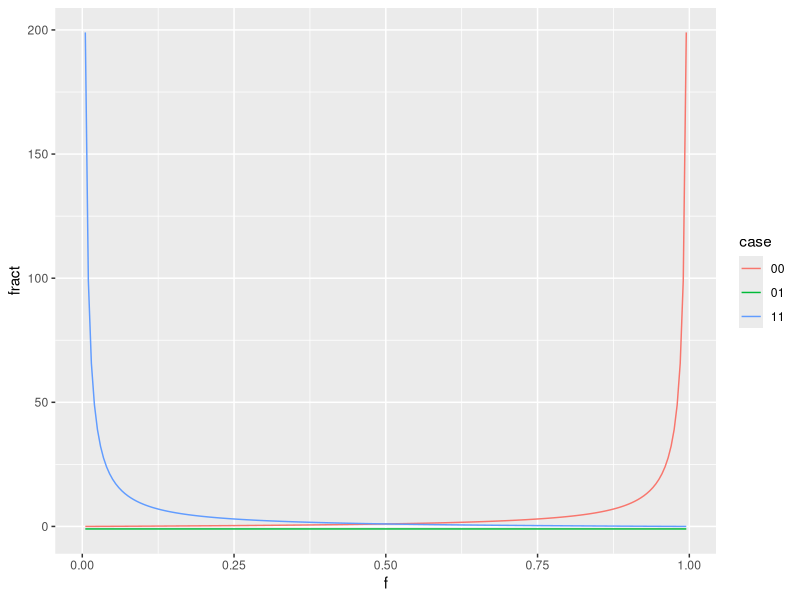
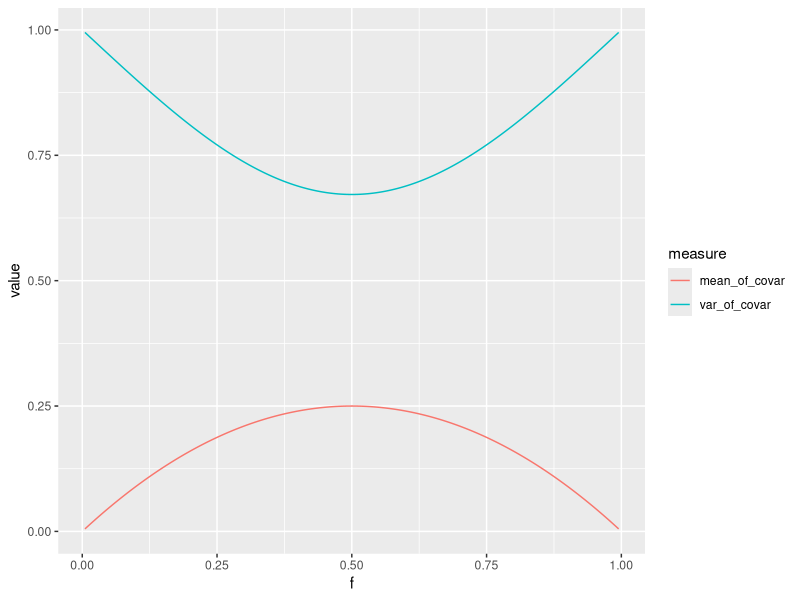

These figures' R source, in order:
## ---- chunk 1
library(tidyverse)

x <- seq(0.005, 0.995, by = 0.005)
lx <- length(x)
summands <- tibble(
  f = rep(x, times = 3),
  h_i = c(rep(0, 2 * lx), rep(1, lx)),
  h_j = c(rep(0, lx), rep(1, 2 * lx)),
  numer = (h_i - f) * (h_j - f),
  denom = f * (1 - f),
  case = str_c(h_i, h_j),
  fract = numer / denom,
  null_prob = (h_i * f + (1 - h_i) * (1 - f))  * (h_j * f + (1 - h_j) * (1 - f))
)
## ---- chunk 2
ggplot(summands, aes(x = f, y = fract, colour = case)) +
  geom_line()
## ---- chunk 3
no_structure <- summands %>% 
  group_by(f) %>%
  summarise(mean_of_covar =  sum(fract * null_prob),
            var_of_covar = sum( null_prob * (fract - mean_of_covar)^2 ))
no_structure
## ---- chunk 4
no_structure %>%
  gather(key = "measure", value = "value", -f) %>%
ggplot(aes(x = f, y = value, colour = measure)) +
  geom_line()
